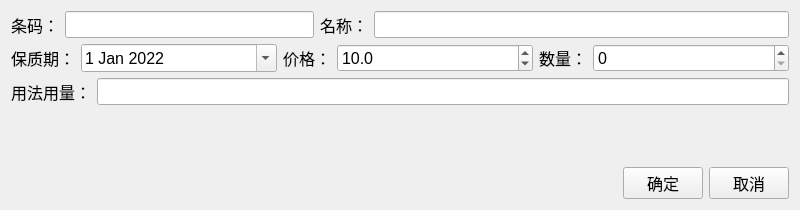
<?xml version="1.0" encoding="UTF-8"?>
<ui version="4.0">
 <class>StockerAddNewDialog</class>
 <widget class="QDialog" name="StockerAddNewDialog">
  <property name="windowModality">
   <enum>Qt::WindowModal</enum>
  </property>
  <property name="geometry">
   <rect>
    <x>0</x>
    <y>0</y>
    <width>800</width>
    <height>210</height>
   </rect>
  </property>
  <property name="windowTitle">
   <string>新药入库</string>
  </property>
  <property name="modal">
   <bool>true</bool>
  </property>
  <layout class="QVBoxLayout" name="verticalLayout">
   <item>
    <layout class="QHBoxLayout" name="horizontalLayout_1" stretch="0,3,0,5">
     <item>
      <widget class="QLabel" name="label_1">
       <property name="font">
        <font>
         <pointsize>12</pointsize>
        </font>
       </property>
       <property name="text">
        <string>条码：</string>
       </property>
      </widget>
     </item>
     <item>
      <widget class="QLineEdit" name="lineEdit_1">
       <property name="font">
        <font>
         <pointsize>12</pointsize>
        </font>
       </property>
      </widget>
     </item>
     <item>
      <widget class="QLabel" name="label_2">
       <property name="font">
        <font>
         <pointsize>12</pointsize>
        </font>
       </property>
       <property name="text">
        <string>名称：</string>
       </property>
      </widget>
     </item>
     <item>
      <widget class="QLineEdit" name="lineEdit_2">
       <property name="font">
        <font>
         <pointsize>12</pointsize>
        </font>
       </property>
      </widget>
     </item>
    </layout>
   </item>
   <item>
    <layout class="QHBoxLayout" name="horizontalLayout_2" stretch="0,1,0,1,0,1">
     <item>
      <widget class="QLabel" name="label_3">
       <property name="font">
        <font>
         <pointsize>12</pointsize>
        </font>
       </property>
       <property name="text">
        <string>保质期：</string>
       </property>
      </widget>
     </item>
     <item>
      <widget class="QDateEdit" name="dateEdit">
       <property name="font">
        <font>
         <pointsize>12</pointsize>
        </font>
       </property>
       <property name="calendarPopup">
        <bool>true</bool>
       </property>
       <property name="date">
        <date>
         <year>2022</year>
         <month>1</month>
         <day>1</day>
        </date>
       </property>
      </widget>
     </item>
     <item>
      <widget class="QLabel" name="label_4">
       <property name="font">
        <font>
         <pointsize>12</pointsize>
        </font>
       </property>
       <property name="text">
        <string>价格：</string>
       </property>
      </widget>
     </item>
     <item>
      <widget class="QDoubleSpinBox" name="doubleSpinBox">
       <property name="font">
        <font>
         <pointsize>12</pointsize>
        </font>
       </property>
       <property name="decimals">
        <number>1</number>
       </property>
       <property name="maximum">
        <double>16777215.000000000000000</double>
       </property>
       <property name="value">
        <double>10.000000000000000</double>
       </property>
      </widget>
     </item>
     <item>
      <widget class="QLabel" name="label_5">
       <property name="font">
        <font>
         <pointsize>12</pointsize>
        </font>
       </property>
       <property name="text">
        <string>数量：</string>
       </property>
      </widget>
     </item>
     <item>
      <widget class="QSpinBox" name="spinBox">
       <property name="font">
        <font>
         <pointsize>12</pointsize>
        </font>
       </property>
       <property name="minimum">
        <number>0</number>
       </property>
       <property name="maximum">
        <number>16777215</number>
       </property>
      </widget>
     </item>
    </layout>
   </item>
   <item>
    <layout class="QHBoxLayout" name="horizontalLayout_3">
     <item>
      <widget class="QLabel" name="label_6">
       <property name="font">
        <font>
         <pointsize>12</pointsize>
        </font>
       </property>
       <property name="text">
        <string>用法用量：</string>
       </property>
      </widget>
     </item>
     <item>
      <widget class="QLineEdit" name="lineEdit_3">
       <property name="font">
        <font>
         <pointsize>12</pointsize>
        </font>
       </property>
      </widget>
     </item>
    </layout>
   </item>
   <item>
    <spacer name="verticalSpacer">
     <property name="font">
      <font>
       <pointsize>12</pointsize>
      </font>
     </property>
     <property name="orientation">
      <enum>Qt::Vertical</enum>
     </property>
     <property name="sizeHint" stdset="0">
      <size>
       <width>20</width>
       <height>40</height>
      </size>
     </property>
    </spacer>
   </item>
   <item>
    <layout class="QHBoxLayout" name="horizontalLayout">
     <item>
      <spacer name="horizontalSpacer">
       <property name="font">
        <font>
         <pointsize>12</pointsize>
        </font>
       </property>
       <property name="orientation">
        <enum>Qt::Horizontal</enum>
       </property>
       <property name="sizeHint" stdset="0">
        <size>
         <width>40</width>
         <height>20</height>
        </size>
       </property>
      </spacer>
     </item>
     <item>
      <widget class="QPushButton" name="pushButton_1">
       <property name="font">
        <font>
         <pointsize>12</pointsize>
        </font>
       </property>
       <property name="text">
        <string>确定</string>
       </property>
       <property name="autoDefault">
        <bool>false</bool>
       </property>
      </widget>
     </item>
     <item>
      <widget class="QPushButton" name="pushButton_2">
       <property name="font">
        <font>
         <pointsize>12</pointsize>
        </font>
       </property>
       <property name="text">
        <string>取消</string>
       </property>
       <property name="autoDefault">
        <bool>false</bool>
       </property>
      </widget>
     </item>
    </layout>
   </item>
  </layout>
 </widget>
 <resources/>
 <connections>
  <connection>
   <sender>pushButton_1</sender>
   <signal>clicked()</signal>
   <receiver>StockerAddNewDialog</receiver>
   <slot>accept()</slot>
   <hints>
    <hint type="sourcelabel">
     <x>609</x>
     <y>170</y>
    </hint>
    <hint type="destinationlabel">
     <x>471</x>
     <y>154</y>
    </hint>
   </hints>
  </connection>
  <connection>
   <sender>pushButton_2</sender>
   <signal>clicked()</signal>
   <receiver>StockerAddNewDialog</receiver>
   <slot>reject()</slot>
   <hints>
    <hint type="sourcelabel">
     <x>744</x>
     <y>182</y>
    </hint>
    <hint type="destinationlabel">
     <x>764</x>
     <y>142</y>
    </hint>
   </hints>
  </connection>
 </connections>
</ui>
